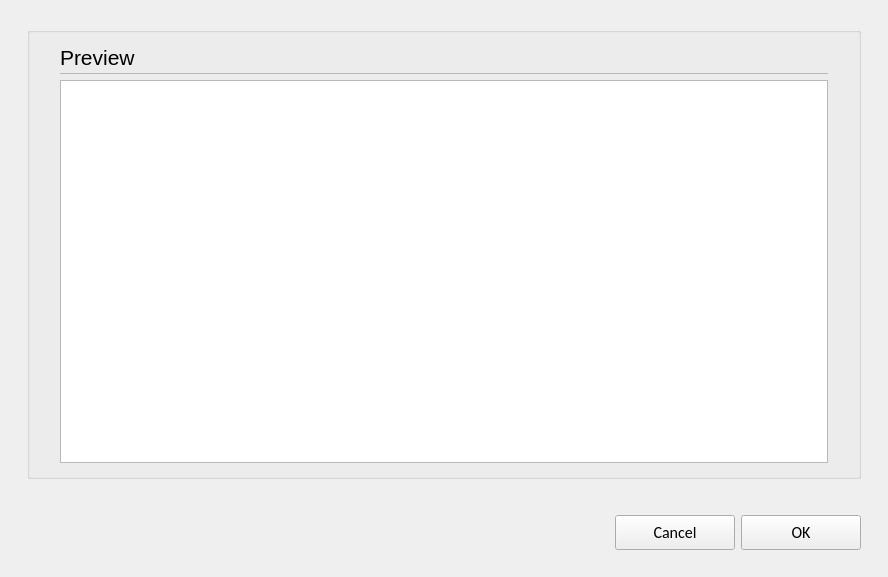
<?xml version="1.0" encoding="UTF-8"?>
<ui version="4.0">
 <class>C_SyvDaItPaImportReport</class>
 <widget class="QWidget" name="C_SyvDaItPaImportReport">
  <property name="geometry">
   <rect>
    <x>0</x>
    <y>0</y>
    <width>888</width>
    <height>577</height>
   </rect>
  </property>
  <property name="windowTitle">
   <string>C_SyvDaItPaImportReport</string>
  </property>
  <layout class="QVBoxLayout" name="verticalLayout">
   <property name="leftMargin">
    <number>27</number>
   </property>
   <property name="topMargin">
    <number>27</number>
   </property>
   <property name="rightMargin">
    <number>27</number>
   </property>
   <property name="bottomMargin">
    <number>0</number>
   </property>
   <item>
    <widget class="stw::opensyde_gui_elements::C_OgeGbx" name="pc_GroupBoxGeneral_5">
     <property name="title">
      <string/>
     </property>
     <layout class="QVBoxLayout" name="verticalLayout_6">
      <property name="spacing">
       <number>0</number>
      </property>
      <property name="leftMargin">
       <number>30</number>
      </property>
      <property name="rightMargin">
       <number>30</number>
      </property>
      <property name="bottomMargin">
       <number>13</number>
      </property>
      <item>
       <layout class="QHBoxLayout" name="horizontalLayout_7" stretch="0,1">
        <property name="spacing">
         <number>6</number>
        </property>
        <item>
         <widget class="stw::opensyde_gui_elements::C_OgeLabHeadingGroupBold" name="pc_LabelHeadingPreview">
          <property name="minimumSize">
           <size>
            <width>0</width>
            <height>30</height>
           </size>
          </property>
          <property name="maximumSize">
           <size>
            <width>16777215</width>
            <height>30</height>
           </size>
          </property>
          <property name="font">
           <font>
            <family>Segoe UI</family>
            <pointsize>16</pointsize>
           </font>
          </property>
          <property name="text">
           <string>Preview</string>
          </property>
         </widget>
        </item>
        <item>
         <spacer name="horizontalSpacer_10">
          <property name="orientation">
           <enum>Qt::Horizontal</enum>
          </property>
          <property name="sizeHint" stdset="0">
           <size>
            <width>40</width>
            <height>1</height>
           </size>
          </property>
         </spacer>
        </item>
       </layout>
      </item>
      <item>
       <layout class="QHBoxLayout" name="horizontalLayout_20" stretch="0">
        <property name="spacing">
         <number>0</number>
        </property>
        <property name="topMargin">
         <number>1</number>
        </property>
        <property name="rightMargin">
         <number>0</number>
        </property>
        <property name="bottomMargin">
         <number>0</number>
        </property>
        <item>
         <widget class="stw::opensyde_gui_elements::C_OgeFraSeparator" name="pc_Frame_3">
          <property name="minimumSize">
           <size>
            <width>0</width>
            <height>1</height>
           </size>
          </property>
          <property name="maximumSize">
           <size>
            <width>16777215</width>
            <height>1</height>
           </size>
          </property>
          <property name="frameShape">
           <enum>QFrame::StyledPanel</enum>
          </property>
          <property name="frameShadow">
           <enum>QFrame::Raised</enum>
          </property>
         </widget>
        </item>
       </layout>
      </item>
      <item>
       <spacer name="verticalSpacer_6">
        <property name="orientation">
         <enum>Qt::Vertical</enum>
        </property>
        <property name="sizeType">
         <enum>QSizePolicy::Fixed</enum>
        </property>
        <property name="sizeHint" stdset="0">
         <size>
          <width>6</width>
          <height>6</height>
         </size>
        </property>
       </spacer>
      </item>
      <item>
       <widget class="stw::opensyde_gui_elements::C_OgeTebReport" name="textBrowser"/>
      </item>
     </layout>
    </widget>
   </item>
   <item>
    <spacer name="pc_VerticalSpacerButtonsObove">
     <property name="orientation">
      <enum>Qt::Vertical</enum>
     </property>
     <property name="sizeType">
      <enum>QSizePolicy::Fixed</enum>
     </property>
     <property name="sizeHint" stdset="0">
      <size>
       <width>20</width>
       <height>30</height>
      </size>
     </property>
    </spacer>
   </item>
   <item>
    <layout class="QHBoxLayout" name="horizontalLayout_22">
     <item>
      <spacer name="horizontalSpacer_9">
       <property name="orientation">
        <enum>Qt::Horizontal</enum>
       </property>
       <property name="sizeHint" stdset="0">
        <size>
         <width>40</width>
         <height>20</height>
        </size>
       </property>
      </spacer>
     </item>
     <item>
      <widget class="stw::opensyde_gui_elements::C_OgePubCancel" name="pc_PushButtonCancel">
       <property name="minimumSize">
        <size>
         <width>120</width>
         <height>35</height>
        </size>
       </property>
       <property name="maximumSize">
        <size>
         <width>120</width>
         <height>35</height>
        </size>
       </property>
       <property name="font">
        <font>
         <family>Calibri</family>
         <pointsize>12</pointsize>
        </font>
       </property>
       <property name="text">
        <string>Cancel</string>
       </property>
      </widget>
     </item>
     <item>
      <widget class="stw::opensyde_gui_elements::C_OgePubDialog" name="pc_PushButtonOk">
       <property name="minimumSize">
        <size>
         <width>120</width>
         <height>35</height>
        </size>
       </property>
       <property name="maximumSize">
        <size>
         <width>120</width>
         <height>35</height>
        </size>
       </property>
       <property name="font">
        <font>
         <family>Calibri</family>
         <pointsize>12</pointsize>
        </font>
       </property>
       <property name="text">
        <string>OK</string>
       </property>
      </widget>
     </item>
    </layout>
   </item>
   <item>
    <spacer name="verticalSpacer_7">
     <property name="orientation">
      <enum>Qt::Vertical</enum>
     </property>
     <property name="sizeType">
      <enum>QSizePolicy::Fixed</enum>
     </property>
     <property name="sizeHint" stdset="0">
      <size>
       <width>20</width>
       <height>27</height>
      </size>
     </property>
    </spacer>
   </item>
  </layout>
 </widget>
 <customwidgets>
  <customwidget>
   <class>stw::opensyde_gui_elements::C_OgeFraSeparator</class>
   <extends>QFrame</extends>
   <header>C_OgeFraSeparator.hpp</header>
   <container>1</container>
  </customwidget>
  <customwidget>
   <class>stw::opensyde_gui_elements::C_OgePubCancel</class>
   <extends>QPushButton</extends>
   <header>C_OgePubCancel.hpp</header>
  </customwidget>
  <customwidget>
   <class>stw::opensyde_gui_elements::C_OgePubDialog</class>
   <extends>QPushButton</extends>
   <header>C_OgePubDialog.hpp</header>
  </customwidget>
  <customwidget>
   <class>stw::opensyde_gui_elements::C_OgeGbx</class>
   <extends>QGroupBox</extends>
   <header>C_OgeGbx.hpp</header>
   <container>1</container>
  </customwidget>
  <customwidget>
   <class>stw::opensyde_gui_elements::C_OgeLabHeadingGroupBold</class>
   <extends>QLabel</extends>
   <header>C_OgeLabHeadingGroupBold.hpp</header>
  </customwidget>
  <customwidget>
   <class>stw::opensyde_gui_elements::C_OgeTebReport</class>
   <extends>QTextBrowser</extends>
   <header>C_OgeTebReport.hpp</header>
  </customwidget>
 </customwidgets>
 <resources/>
 <connections/>
</ui>
